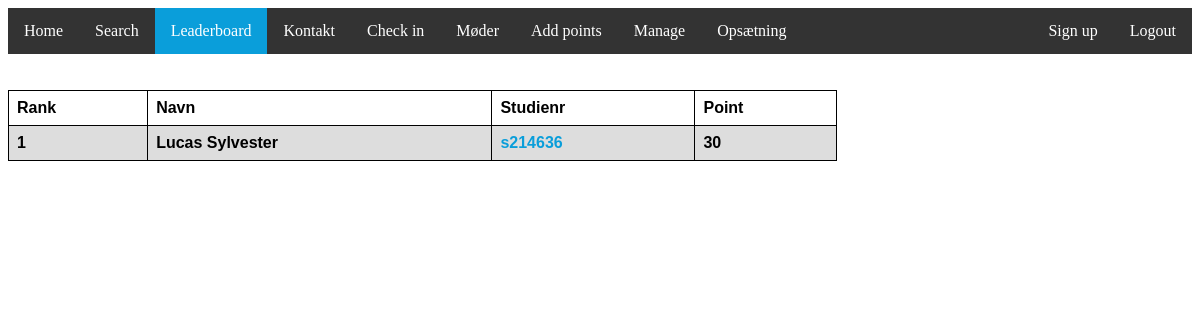
Page /leaderboard (signed in) on the committed database.
### tables this page shows
CREATE TABLE `medlemmer`(
    `id` INT NOT NULL AUTO_INCREMENT PRIMARY KEY,
    `studienr` VARCHAR(255) NOT NULL,
    `navn` VARCHAR(255) NOT NULL,
    `email` VARCHAR(255) NOT NULL,
    `telefonnr` VARCHAR(255) NOT NULL,
    `point` FLOAT NOT NULL,
    `card_id` VARCHAR(255)
);

### routes.php (called while the page is built, shortened)
<?php
get('/leaderboard','leaderboard.php');
?>

### user_class.php (the view, shortened to what this page needs)
<?php
    function fetch_leaderboard($print=false){
        include("./config/db_connect.php");
        $sqli = "SELECT * FROM `medlemmer` ORDER BY `point`+0 DESC";
        $result = mysqli_query($db, $sqli);
        $data = mysqli_fetch_all($result,MYSQLI_ASSOC);
        if (($result != False) and ($print==true)){
            $ranknr = 0;
            mysqli_data_seek($result, 0);
            if ($result->num_rows > 0)  {
                echo("<table>
                <tr>
                <th>Rank</th>
                <th>Navn</th>
                <th>Studienr</th>
                <th>Point</th>
                </tr>");
                while($row = $result->fetch_assoc()) {
                    $ranknr += 1;
                    echo("<tr> <th> " . $ranknr. "</th><th>" . $row["navn"]. "</th><th>"
                    ."<a class=\"link\"  href=\"./search?studienr=". $row["studienr"]."&submit=Search\">". $row["studienr"]."</a>" . "</th><th>" . $row["point"]. "</th></tr>");
                }
            } else {
                echo ("<th>0 results</th>");
            }
            echo("</table>");
            }
            return $data;
    }
?>

### style/Stylesheet.css (style rules this page uses)
table { font-family: arial, sans-serif; border-collapse: collapse; width: 70%; }
td, th { border: 1px solid #000000; text-align: left; padding: 8px; }
tr:nth-child(even) { background-color: #dddddd; }
tr:nth-child(odd) { background-color: #ffffff; }
.link:link { color: #0a9eda; background-color: transparent; text-decoration: none; }

### rows in the picture
medlemmer: navn "Lucas Sylvester", studienr "s214636", point "30"
